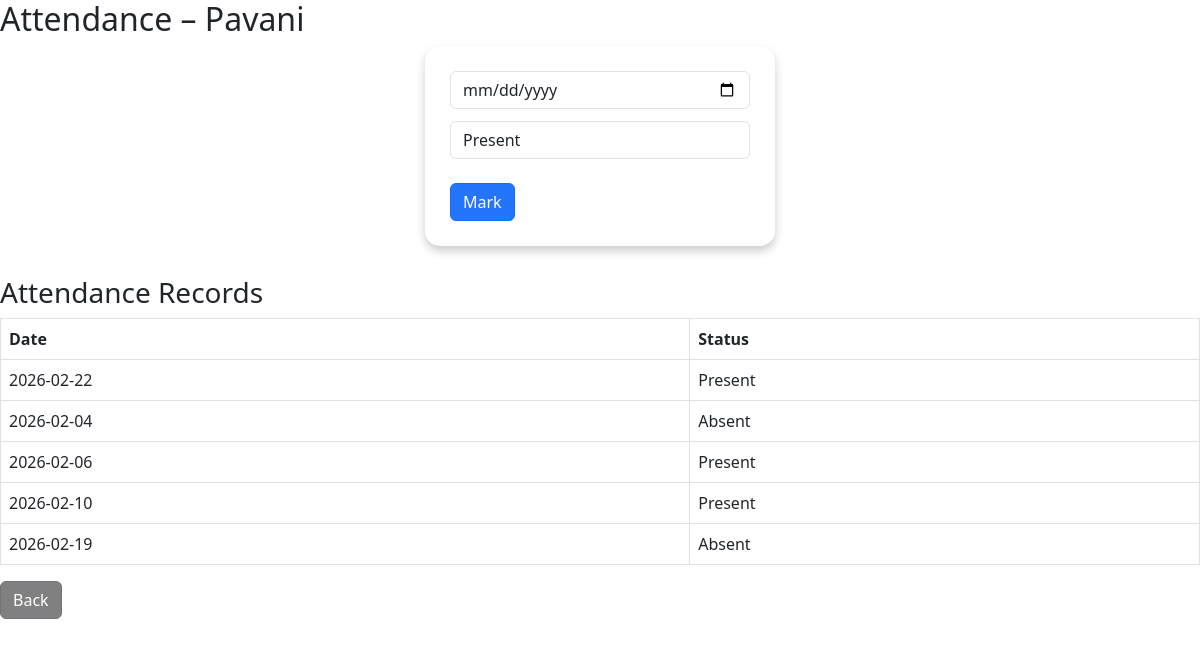
The page /attendance/1 on the database its author committed.
### tables this page shows
CREATE TABLE attendance(
    id INTEGER PRIMARY KEY AUTOINCREMENT,
    student_id INTEGER,
    date TEXT,
    status TEXT,
    FOREIGN KEY(student_id) REFERENCES students(id)
);

### app.py (the view, shortened to what this page needs)
@app.route("/attendance/<int:id>", methods=["GET", "POST"])
def attendance(id):
    con = sqlite3.connect("students.db")
    cur = con.cursor()
    cur.execute("SELECT * FROM attendance WHERE student_id=?", (id,))
    records = cur.fetchall()
    cur.execute("SELECT name FROM students WHERE id=?", (id,))
    student = cur.fetchone()
    con.close()
    return render_template("attendance.html", records=records, student=student, sid=id)

### templates/attendance.html (shortened to what this page needs)
<!DOCTYPE html>
<html>
<head>
    <link rel="stylesheet" href="/static/style.css">
    <link rel="stylesheet"
    href="https://cdn.jsdelivr.net/npm/bootstrap@5.3.0/dist/css/bootstrap.min.css">
</head>
<body>
<h2>Attendance – {{ student[0] }}</h2>
<form method="POST" class="form">
    <input class="form-control" type="date" name="date" required>
    <select name="status" class="form-control" style="margin-top:10px;" required>
        <option>Present</option>
    </select>
    <button class="btn btn-primary" type="submit" style="margin-top:12px;">Mark</button>
</form>
<h3 style="margin-top:30px;">Attendance Records</h3>
<table class="table table-bordered">
    <tr>
        <th>Date</th>
        <th>Status</th>
    </tr>
    {% for r in records %}
    <tr>
        <td>{{ r[2] }}</td>
        <td>{{ r[3] }}</td>
    </tr>
    {% endfor %}
</table>
<a class="btn btn-secondary" href="/view">Back</a>
</body>
</html>

### static/style.css (style rules this page uses)
body { font-family: Arial, sans-serif; text-align: center; background: #f2f2f2; margin: 0; padding: 0; }
h1, h2, h3 { font-weight: 700; margin-bottom: 20px; }
.form { width: 350px; background: white; padding: 25px; border-radius: 15px; margin: auto; box-shadow: 0px 5px 10px rgba(0,0,0,0.2); }
.form-control { margin-bottom: 12px; }
table { width: 90%; margin: auto; }
.btn-primary { background-color: #2575fc !important; }
.btn-secondary { background-color: gray !important; }

### rows shown on the page
attendance: date "2026-02-22", status "Present"
attendance: date "2026-02-04", status "Absent"
attendance: date "2026-02-06", status "Present"
attendance: date "2026-02-10", status "Present"
attendance: date "2026-02-19", status "Absent"
